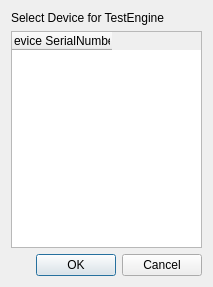
<?xml version="1.0" encoding="UTF-8"?>
<ui version="4.0">
 <class>DeviceManagment</class>
 <widget class="QWidget" name="DeviceManagment">
  <property name="windowModality">
   <enum>Qt::ApplicationModal</enum>
  </property>
  <property name="geometry">
   <rect>
    <x>0</x>
    <y>0</y>
    <width>213</width>
    <height>287</height>
   </rect>
  </property>
  <property name="windowTitle">
   <string>DeviceManagment</string>
  </property>
  <layout class="QGridLayout" name="gridLayout">
   <item row="0" column="0">
    <widget class="QLabel" name="DeviceManagmentLabel">
     <property name="text">
      <string>Select Device for TestEngine</string>
     </property>
    </widget>
   </item>
   <item row="1" column="0">
    <widget class="QTableWidget" name="DeviceManagmentTableWidget">
     <property name="selectionBehavior">
      <enum>QAbstractItemView::SelectRows</enum>
     </property>
     <column>
      <property name="text">
       <string>Device SerialNumber</string>
      </property>
     </column>
    </widget>
   </item>
   <item row="2" column="0">
    <widget class="QDialogButtonBox" name="buttonBox">
     <property name="standardButtons">
      <set>QDialogButtonBox::Cancel|QDialogButtonBox::Ok</set>
     </property>
    </widget>
   </item>
  </layout>
 </widget>
 <layoutdefault spacing="6" margin="11"/>
 <resources/>
 <connections/>
</ui>
